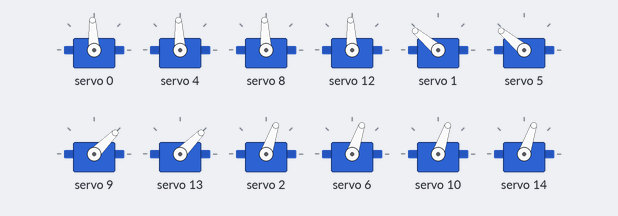
Recording of a sketch running on a simulated Arduino Uno, built with avr-gcc and run on an emulated ATmega328P. On the bench: 12 × servo.

Above: at 0.05 s.
At 1.2 s:
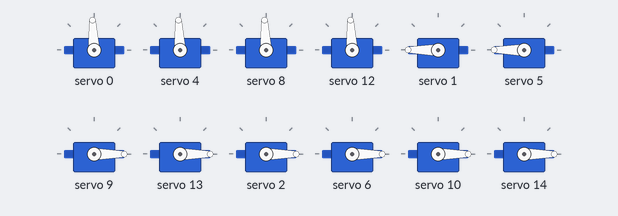
Timing chart, 0 to 4.2 s (numbered marks = the images above):
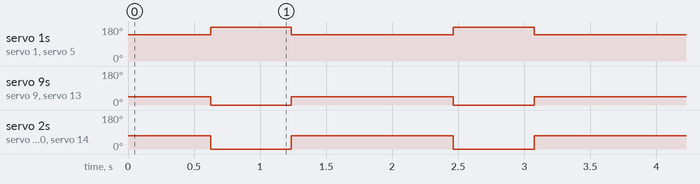

The sketch:

S.P.A.R.K_push_ups.ino
```cpp
/* S.P.A.R.K_push_ups
   Project: S.P.A.R.K
   Start date: 5 June 2023
   Last edited: 5 June 2023
   Info:

    S.P.A.R.K doing some pushups.

  Made by Nathan-Busse.
*/

// Calling Libraries

#include <Adafruit_PWMServoDriver.h>
#include <Wire.h>

// Declaring pins

// Pin declarations
#define Coxae_A 0
#define Femur_A 1
#define Tibia_A 2

#define Coxae_B 4
#define Femur_B 5
#define Tibia_B 6

#define Coxae_C 8
#define Femur_C 9
#define Tibia_C 10

#define Coxae_D 12
#define Femur_D 13
#define Tibia_D 14

// Leg position identification
// Degres left femur
#define coxae_l 90
#define femur_l 179
#define tibia_l 1

// Degrees right femur
#define coxae_r 90
#define femur_r 1
#define tibia_r 1

// Standing position (Currently un-used)
#define C_idle 90       // Coxae idle
#define FF_stand_L 134  // Femur left while standing
#define FF_stand_R 46   // Femur right while standing

#define BF_stand_L 134  // Femur left while standing
#define BF_stand_R 46   // Femur right while standing

#define FT_stand 70  // Tibia stand
#define BT_stand 70

// Define time delay
#define hold 600

// PWM setup
#define MIN_PulseLength 500
#define MAX_PulseLength 2500
#define MED_PulseLength 2500
#define Frequency 50  // 50 HRz

Adafruit_PWMServoDriver pwm = Adafruit_PWMServoDriver();
int degrees;

void setup() {
  pwm.begin();
  pwm.setPWMFreq(Frequency);

}

void loop() {
  // put your main code here, to run repeatedly:

  pwm.setPWM(Coxae_A, 0, pulseWidth(C_idle));
  pwm.setPWM(Coxae_B, 0, pulseWidth(C_idle));
  pwm.setPWM(Coxae_C, 0, pulseWidth(C_idle));
  pwm.setPWM(Coxae_D, 0, pulseWidth(C_idle));

  pwm.setPWM(Femur_A, 0, pulseWidth(FF_stand_L));
  pwm.setPWM(Femur_B, 0, pulseWidth(BF_stand_L));
  pwm.setPWM(Femur_C, 0, pulseWidth(BF_stand_R));
  pwm.setPWM(Femur_D, 0, pulseWidth(FF_stand_R));

  pwm.setPWM(Tibia_A, 0, pulseWidth(FT_stand));
  pwm.setPWM(Tibia_B, 0, pulseWidth(BT_stand));
  pwm.setPWM(Tibia_C, 0, pulseWidth(BT_stand));
  pwm.setPWM(Tibia_D, 0, pulseWidth(FT_stand));
  delay(hold);

  pwm.setPWM(Coxae_A, 0, pulseWidth(coxae_l));  // A
  pwm.setPWM(Femur_A, 0, pulseWidth(femur_l));  // A
  pwm.setPWM(Tibia_A, 0, pulseWidth(tibia_l));  // A

  pwm.setPWM(Coxae_B, 0, pulseWidth(coxae_l));  // B
  pwm.setPWM(Femur_B, 0, pulseWidth(femur_l));  // B
  pwm.setPWM(Tibia_B, 0, pulseWidth(tibia_l));  // B

  // Right leg
  pwm.setPWM(Coxae_C, 0, pulseWidth(coxae_r));  // C
  pwm.setPWM(Femur_C, 0, pulseWidth(femur_r));  // C
  pwm.setPWM(Tibia_C, 0, pulseWidth(tibia_r));  // C

  pwm.setPWM(Coxae_D, 0, pulseWidth(coxae_r));  // D
  pwm.setPWM(Femur_D, 0, pulseWidth(femur_r));  // D
  pwm.setPWM(Tibia_D, 0, pulseWidth(tibia_r));  // D
  delay(hold);

  pwm.setPWM(Coxae_A, 0, pulseWidth(C_idle));
  pwm.setPWM(Coxae_B, 0, pulseWidth(C_idle));
  pwm.setPWM(Coxae_C, 0, pulseWidth(C_idle));
  pwm.setPWM(Coxae_D, 0, pulseWidth(C_idle));

  pwm.setPWM(Femur_A, 0, pulseWidth(FF_stand_L));
  pwm.setPWM(Femur_B, 0, pulseWidth(BF_stand_L));
  pwm.setPWM(Femur_C, 0, pulseWidth(BF_stand_R));
  pwm.setPWM(Femur_D, 0, pulseWidth(FF_stand_R));

  pwm.setPWM(Tibia_A, 0, pulseWidth(FT_stand));
  pwm.setPWM(Tibia_B, 0, pulseWidth(BT_stand));
  pwm.setPWM(Tibia_C, 0, pulseWidth(BT_stand));
  pwm.setPWM(Tibia_D, 0, pulseWidth(FT_stand));
  delay(hold);

}

// Pulsewidth declaration
int pulseWidth(int angle) {
  int pulse_wide, analog_value;
  pulse_wide = map(angle, 0, 180, MIN_PulseLength, MAX_PulseLength);
  analog_value = int(float(pulse_wide) / 1000000 * Frequency * 4096);
  Serial.println(analog_value);
  return analog_value;
}
```

Measured:
- by itself, servo 1, servo 5: alternates 180° for 0.61 s and 140° for 1.2 s
- by itself, servo 9, servo 13: alternates 45° for 1.2 s and 0° for 0.61 s
- by itself, servo 2, servo 6, servo 10, servo 14: alternates 71° for 1.2 s and 0° for 0.61 s
